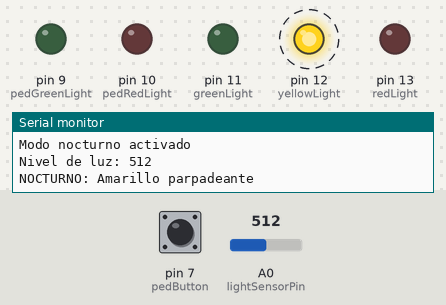
This sketch was run on a simulated Arduino Uno, built with avr-gcc and run on an emulated ATmega328P. Shown: output pins drawn as LEDs (lit = HIGH), the last lines printed to the serial monitor. Dashed ring = blinking. The test bench sets the inputs (shaded band); at power-on: A0 (lightSensorPin) = 512, pin 7 (pedButton) HIGH.

Above: at 1.2 s.
1.3 s: A0 (lightSensorPin) set to 787
4.3 s: A0 (lightSensorPin) set to 814
At 5.5 s:
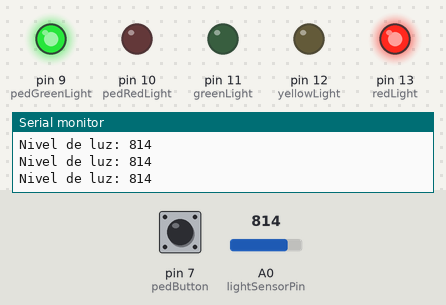
8.8 s: A0 (lightSensorPin) set to 790
At 9.7 s:
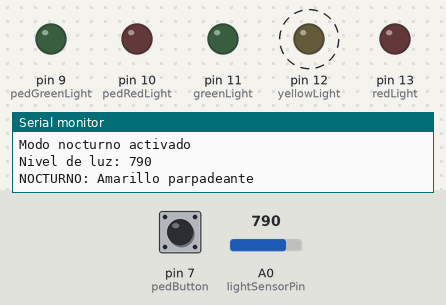
11.8 s: A0 (lightSensorPin) set to 810
At 12.6 s:
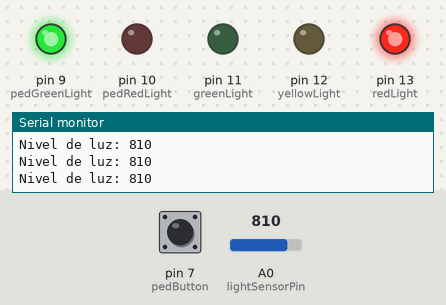
14.8 s: A0 (lightSensorPin) set to 0
At 15.3 s:
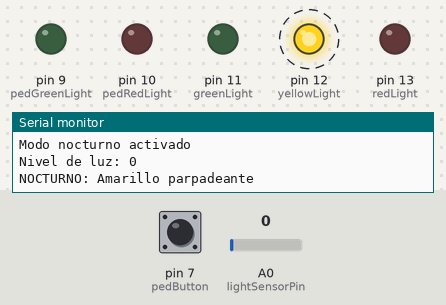
Timing chart, 0 to 18.8 s (numbered marks = the images above; inputs shaded):
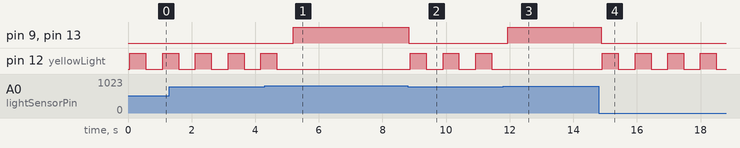

Measured:
- the behaviour switches between 799 and 800 on A0 (lightSensorPin) (found by bisection; images 0 and 1)
- after the input at 4.3 s, pin 9 (pedGreenLight), pin 13 (redLight): LOW → HIGH after 0.89 s; pin 12 (yellowLight): goes on until 4.7 s, then stays LOW
- after the input at 8.8 s, pin 9 (pedGreenLight), pin 13 (redLight): HIGH → LOW at once; pin 12 (yellowLight): alternates HIGH for 0.50 s and LOW for 0.53 s, starting after 0.07 s
- after the input at 11.8 s, pin 9 (pedGreenLight), pin 13 (redLight): LOW → HIGH after 0.14 s; pin 12 (yellowLight): stops changing and stays LOW
- after the input at 14.8 s, pin 9 (pedGreenLight), pin 13 (redLight): HIGH → LOW after 0.07 s; pin 12 (yellowLight): alternates HIGH for 0.50 s and LOW for 0.53 s, starting after 0.12 s
- by itself, pin 12 (yellowLight): alternates HIGH for 0.50 s and LOW for 0.53 s

The sketch:

semaforo.ino
```cpp
// Definición de los pines para las luces del semáforo
int redLight = 13;    // Pin para la luz roja
int yellowLight = 12; // Pin para la luz amarilla
int greenLight = 11;  // Pin para la luz verde

// Pines para el semáforo de peatones
int pedRedLight = 10;  // Pin para la luz roja de peatones
int pedGreenLight = 9; // Pin para la luz verde de peatones

// Pin para el pulsador de peatones
int pedButton = 7;     // Pin para el botón de peatones

// Tiempos para cada color (en milisegundos)
const unsigned long RED_TIME = 10000;      // 5 segundos en rojo
const unsigned long GREEN_TIME = 8000;    // 4 segundos en verde
const unsigned long YELLOW_TIME = 1500;   // 1.5 segundos en amarillo
const unsigned long PED_BLINK_TIME = 250; // 0.25 segundos para el parpadeo
const unsigned long PED_TIME = 5000;      // 5 segundos para la solicitud de peatones

// Pin para el sensor de luz (fotorresistencia)
int lightSensorPin = A0;  // Conectar la fotorresistencia al pin analógico A0
int lightThreshold = 800; // Umbral para determinar si es de día o noche

// Variables para controlar el estado del botón
bool pedButtonPressed = false;
bool pedRequest = false;

void setup()
{
    // Configuración de pines como salidas para los LEDs
    pinMode(redLight, OUTPUT);
    pinMode(yellowLight, OUTPUT);
    pinMode(greenLight, OUTPUT);

    // Configuración de pines para el semáforo de peatones
    pinMode(pedRedLight, OUTPUT);
    pinMode(pedGreenLight, OUTPUT);

    // Configuración del pin del botón como entrada con resistencia pull-up interna
    pinMode(pedButton, INPUT_PULLUP);

    // Iniciamos comunicación serial para depuración
    Serial.begin(9600);
    Serial.println("Inicializando semáforo...");
}

// Función para verificar el modo día/noche
bool isNightMode()
{
    int lightLevel = analogRead(lightSensorPin);
    Serial.print("Nivel de luz: ");
    Serial.println(lightLevel);
    return lightLevel < lightThreshold;
}

void loop()
{
    // Comprobar si se ha pulsado el botón
    checkPedestrianButton();

    if (isNightMode())
    {
        Serial.println("Modo nocturno activado");
        nightMode();
    }
    else
    {
        Serial.println("Modo diurno activado");

        // Si hay una solicitud de peatón pendiente y estamos en fase de coches con verde,
        // cambiamos a fase de peatones
        if (pedRequest && !isPedestrianPhase())
        {
            handlePedestrianRequest();
            pedRequest = false;
        }
        else
        {
            dayMode();
        }
    }
}

// Función para comprobar si el botón de peatones ha sido pulsado
void checkPedestrianButton()
{
    // Leer el estado del botón (LOW cuando está pulsado por el pull-up)
    if (digitalRead(pedButton) == LOW && !pedButtonPressed)
    {
        pedButtonPressed = true;
        pedRequest = true;
        Serial.println("¡Botón de peatones pulsado!");
    }

    // Restaurar el estado del botón cuando se suelta
    if (digitalRead(pedButton) == HIGH)
    {
        pedButtonPressed = false;
    }
}

// Función para verificar si estamos en fase de peatones (semáforo en rojo para coches)
bool isPedestrianPhase()
{
    return digitalRead(redLight) == HIGH;
}

// Función para manejar la solicitud de peatones
void handlePedestrianRequest()
{
    Serial.println("Procesando solicitud de peatones");

    // Si los coches tienen luz verde, primero pasamos a amarillo
    if (digitalRead(greenLight) == HIGH)
    {
        Serial.println("COCHES: Amarillo | PEATONES: Rojo");
        digitalWrite(redLight, LOW);
        digitalWrite(yellowLight, HIGH);
        digitalWrite(greenLight, LOW);

        // Esperar en amarillo
        unsigned long startTime = millis();
        while (millis() - startTime < YELLOW_TIME)
        {
            if (isNightMode())
                return;
            delay(100);
        }
    }

    // Cambiar a rojo para coches, verde para peatones
    Serial.println("COCHES: Rojo | PEATONES: Verde");
    digitalWrite(redLight, HIGH);
    digitalWrite(yellowLight, LOW);
    digitalWrite(greenLight, LOW);
    digitalWrite(pedRedLight, LOW);
    digitalWrite(pedGreenLight, HIGH);

    // Mantener esta fase durante el tiempo especificado
    unsigned long startTime = millis();
    while (millis() - startTime < PED_TIME)
    {
        if (isNightMode())
            return;
        delay(100);
    }

    // Parpadeo final verde de peatones
    Serial.println("PEATONES: Verde parpadeante");
    for (int i = 0; i < 5; i++)
    {
        if (isNightMode())
            return;
        digitalWrite(pedGreenLight, LOW);
        delay(PED_BLINK_TIME);
        digitalWrite(pedGreenLight, HIGH);
        delay(PED_BLINK_TIME);
    }

    // Cambiar a rojo para peatones
    digitalWrite(pedRedLight, HIGH);
    digitalWrite(pedGreenLight, LOW);

    // Cambiar a verde para coches
    Serial.println("COCHES: Verde | PEATONES: Rojo");
    digitalWrite(redLight, LOW);
    digitalWrite(yellowLight, LOW);
    digitalWrite(greenLight, HIGH);
}

// Función para el modo diurno (funcionamiento normal)
void dayMode()
{
    // Fase 1: Luz roja para coches, verde para peatones
    Serial.println("COCHES: Rojo | PEATONES: Verde");
    digitalWrite(redLight, HIGH);
    digitalWrite(yellowLight, LOW);
    digitalWrite(greenLight, LOW);
    digitalWrite(pedRedLight, LOW);
    digitalWrite(pedGreenLight, HIGH);

    // Comprobación durante la fase roja
    unsigned long startTime = millis();
    while (millis() - startTime < RED_TIME)
    {
        // Comprobar si hay cambios en el modo o botón durante la espera
        checkPedestrianButton();
        if (isNightMode())
            return;
        delay(100);
    }

    // Parpadeo final verde de peatones
    Serial.println("PEATONES: Verde parpadeante");
    for (int i = 0; i < 5; i++)
    {
        checkPedestrianButton();
        if (isNightMode())
            return;
        digitalWrite(pedGreenLight, LOW);
        delay(PED_BLINK_TIME);
        digitalWrite(pedGreenLight, HIGH);
        delay(PED_BLINK_TIME);
    }

    digitalWrite(pedRedLight, HIGH);
    digitalWrite(pedGreenLight, LOW);

    // Fase 2: Luz verde para coches
    Serial.println("COCHES: Verde | PEATONES: Rojo");
    digitalWrite(redLight, LOW);
    digitalWrite(yellowLight, LOW);
    digitalWrite(greenLight, HIGH);
    digitalWrite(pedRedLight, HIGH);
    digitalWrite(pedGreenLight, LOW);

    // Comprobación durante la fase verde
    startTime = millis();
    while (millis() - startTime < GREEN_TIME)
    {
        // Comprobar si hay cambio en el modo o botón durante la espera
        checkPedestrianButton();
        if (isNightMode())
            return;

        // Si hay una solicitud de peatón, terminamos antes la fase verde
        if (pedRequest)
            return;

        delay(100);
    }

    // Fase 3: Luz amarilla
    Serial.println("COCHES: Amarillo | PEATONES: Rojo");
    digitalWrite(redLight, LOW);
    digitalWrite(yellowLight, HIGH);
    digitalWrite(greenLight, LOW);
    digitalWrite(pedRedLight, HIGH);
    digitalWrite(pedGreenLight, LOW);

    // Comprobación durante la fase amarilla
    startTime = millis();
    while (millis() - startTime < YELLOW_TIME)
    {
        checkPedestrianButton();
        if (isNightMode())
            return;
        delay(100);
    }
}

// Función para el modo nocturno
void nightMode()
{
    digitalWrite(redLight, LOW);
    digitalWrite(greenLight, LOW);
    digitalWrite(pedRedLight, LOW);
    digitalWrite(pedGreenLight, LOW);

    // Comprobación durante el parpadeo nocturno
    unsigned long startTime = millis();
    while (millis() - startTime < 1000)
    { // Comprobar cada segundo
        if (!isNightMode())
            return; // Salir si cambia a modo diurno

        Serial.println("NOCTURNO: Amarillo parpadeante");
        digitalWrite(yellowLight, HIGH);
        delay(500);
        digitalWrite(yellowLight, LOW);
        delay(500);
    }
}
```
